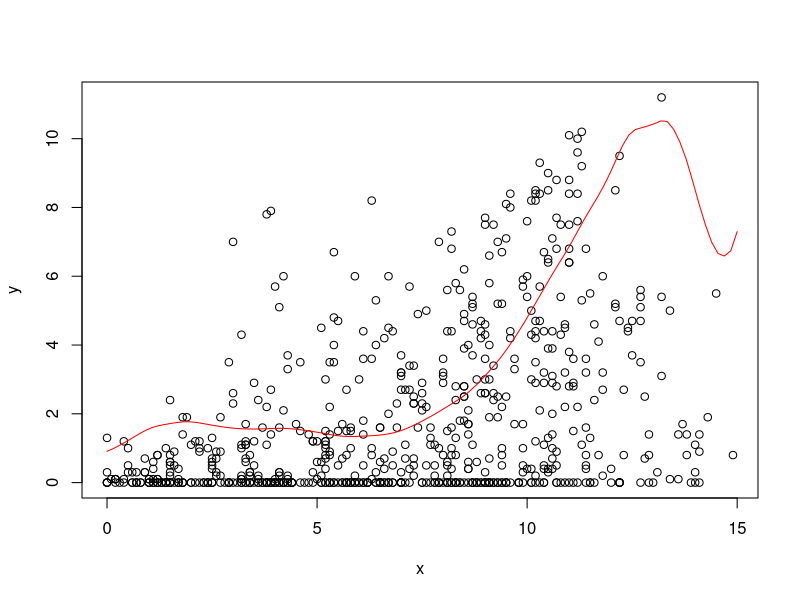
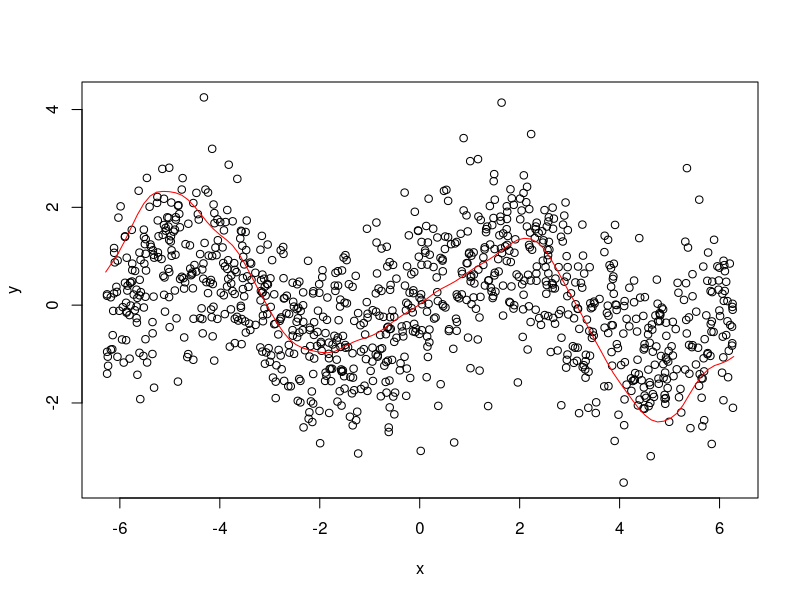

Recreate these plots in R, in order.
llr <- function(x, y, z, omega) {
  fits <- sapply(z, compute_f_hat, x, y, omega)
  return(fits)
}

compute_f_hat <- function(z, x, y, omega) {
  Wz <- as.array(diag(make_weight_matrix(z,x,omega)), ncol=1,nrow=length(x))
  X <- make_predictor_matrix(x)
  f_hat = c(1,z) %*% solve(t(X) %*% sweep(X,2,Wz,"*")) %*% t(X) %*% (Wz*as.array(y, nrow=length(y),ncol=1))
  return(f_hat)
}


make_weight_matrix <- function(z, x, omega) {
  r <- abs(x - z) / omega  # this is a vector of the same length as x
  w <- sapply(r, W)  # this is a vector of the same length as x and r
  Wz <- diag(w)  # this is a diagonal matrix with elements from w
  return(Wz)
}

W <- function(r) {
  if (abs(r) < 1) {
    return((1 - abs(r) ** 3) ** 3)
  } else {
    return(0)
  }
}


make_predictor_matrix <- function(x) {
  n <- length(x)
  return(cbind(rep(1, n), x))
}


# --- example 1 --- #

# get the data
data(french_fries, package = 'reshape2')
french_fries <- na.omit(french_fries)

# input data
x <- french_fries$potato
y <- french_fries$buttery

# space along which to smooth
z <- seq(0, 15, length.out = 100)

# run smoothing
fits <- llr(z = z, x = x, y = y, omega = 2)

# plot the data and the smoother
plot(x, y)
lines(z, fits, col = 'red')


# --- example 2 --- #

# noisy sine wave
x <- runif(1000, -2 * pi, 2 * pi)
y <- sin(x) + rnorm(length(x))

# space along which to smooth
z <- seq(-2 * pi, 2 * pi, length.out = 100)

# run smoothing
fits <- llr(z = z, x = x, y = y, omega = pi / 3)

# plot the data and the smoother
plot(x, y)
lines(z, fits, col = 'red')
